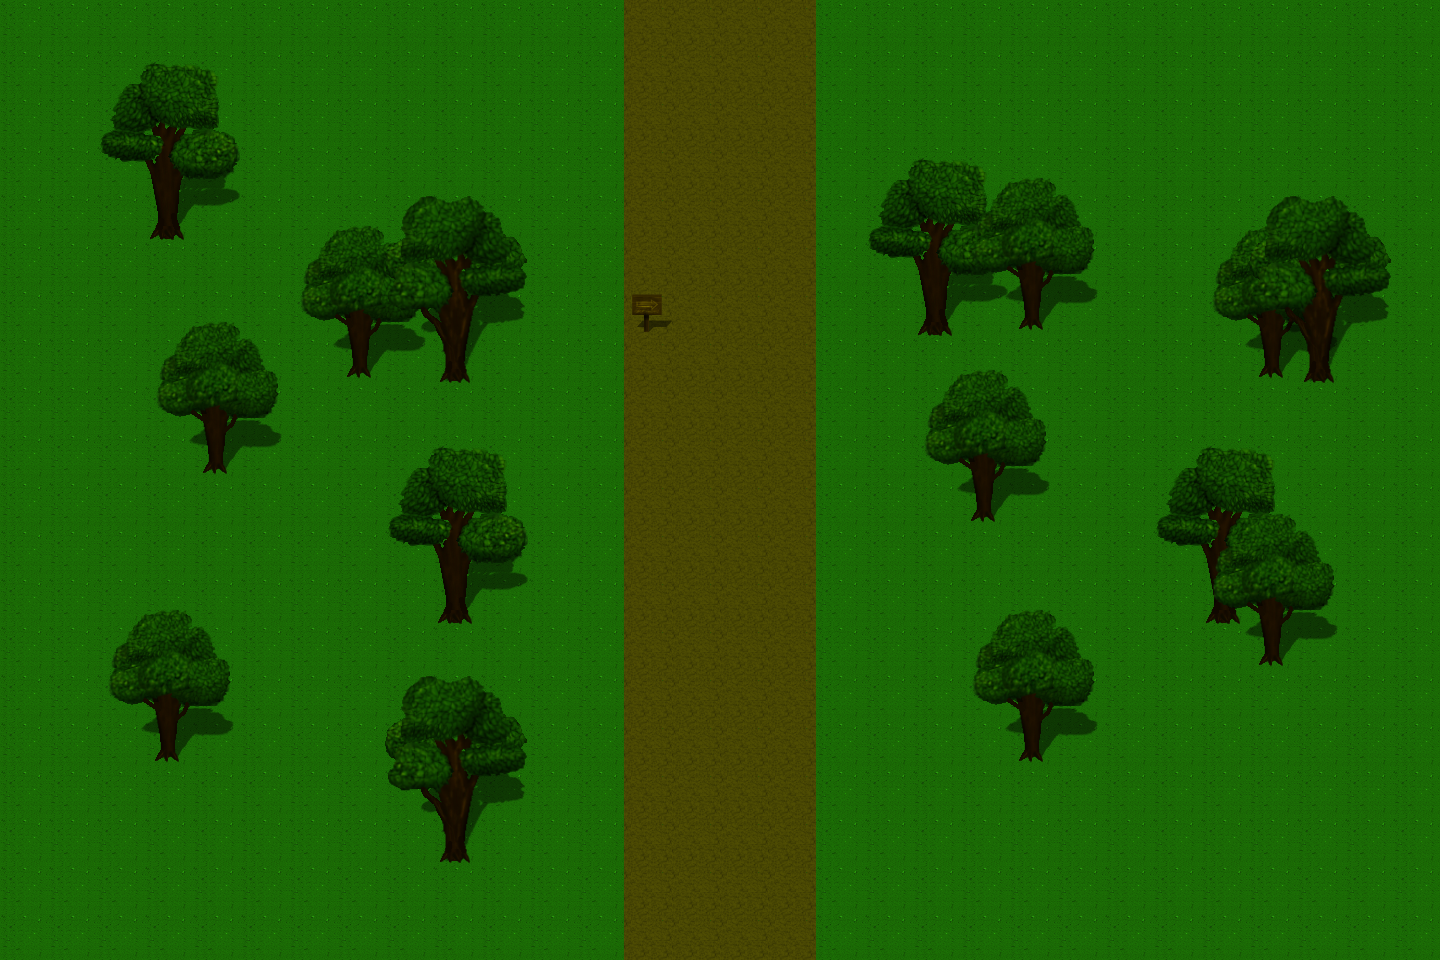

A 2D game scene composited from a Tiled map and its tileset images. What follows is a short description and the map's XML, with every tile layer's data as written:
An orthogonal 30x20 tile map with 48x48 px tiles, 3 tile layers (Background, Object, Object2), 2 tilesets and 5 objects.

<map version="1.10" tiledversion="1.10.2" orientation="orthogonal" renderorder="right-down" width="30" height="20" tilewidth="48" tileheight="48" infinite="0" nextlayerid="7" nextobjectid="29">
 <tileset firstgid="1" source="Tileset A.tsx" />
 <tileset firstgid="129" source="Tileset B.tsx" />
 <layer id="1" name="Background" width="30" height="20">
  <properties>
   <property name="unity:sortingOrder" value="0" />
  </properties>
  <data encoding="csv">
1,1,1,1,1,1,1,1,1,1,1,1,1,4,4,4,4,1,1,1,1,1,1,1,1,1,1,1,1,1,
1,1,1,1,1,1,1,1,1,1,1,1,1,4,4,4,4,1,1,1,1,1,1,1,1,1,1,1,1,1,
1,1,1,1,1,1,1,1,1,1,1,1,1,4,4,4,4,1,1,1,1,1,1,1,1,1,1,1,1,1,
1,1,1,1,1,1,1,1,1,1,1,1,1,4,4,4,4,1,1,1,1,1,1,1,1,1,1,1,1,1,
1,1,1,1,1,1,1,1,1,1,1,1,1,4,4,4,4,1,1,1,1,1,1,1,1,1,1,1,1,1,
1,1,1,1,1,1,1,1,1,1,1,1,1,4,4,4,4,1,1,1,1,1,1,1,1,1,1,1,1,1,
1,1,1,1,1,1,1,1,1,1,1,1,1,4,4,4,4,1,1,1,1,1,1,1,1,1,1,1,1,1,
1,1,1,1,1,1,1,1,1,1,1,1,1,4,4,4,4,1,1,1,1,1,1,1,1,1,1,1,1,1,
1,1,1,1,1,1,1,1,1,1,1,1,1,4,4,4,4,1,1,1,1,1,1,1,1,1,1,1,1,1,
1,1,1,1,1,1,1,1,1,1,1,1,1,4,4,4,4,1,1,1,1,1,1,1,1,1,1,1,1,1,
1,1,1,1,1,1,1,1,1,1,1,1,1,4,4,4,4,1,1,1,1,1,1,1,1,1,1,1,1,1,
1,1,1,1,1,1,1,1,1,1,1,1,1,4,4,4,4,1,1,1,1,1,1,1,1,1,1,1,1,1,
1,1,1,1,1,1,1,1,1,1,1,1,1,4,4,4,4,1,1,1,1,1,1,1,1,1,1,1,1,1,
1,1,1,1,1,1,1,1,1,1,1,1,1,4,4,4,4,1,1,1,1,1,1,1,1,1,1,1,1,1,
1,1,1,1,1,1,1,1,1,1,1,1,1,4,4,4,4,1,1,1,1,1,1,1,1,1,1,1,1,1,
1,1,1,1,1,1,1,1,1,1,1,1,1,4,4,4,4,1,1,1,1,1,1,1,1,1,1,1,1,1,
1,1,1,1,1,1,1,1,1,1,1,1,1,4,4,4,4,1,1,1,1,1,1,1,1,1,1,1,1,1,
1,1,1,1,1,1,1,1,1,1,1,1,1,4,4,4,4,1,1,1,1,1,1,1,1,1,1,1,1,1,
1,1,1,1,1,1,1,1,1,1,1,1,1,4,4,4,4,1,1,1,1,1,1,1,1,1,1,1,1,1,
1,1,1,1,1,1,1,1,1,1,1,1,1,4,4,4,4,1,1,1,1,1,1,1,1,1,1,1,1,1
</data>
 </layer>
 <layer id="2" name="Object" width="30" height="20">
  <properties>
   <property name="unity:sortingOrder" value="1" />
  </properties>
  <data encoding="csv">
0,0,0,0,0,0,0,0,0,0,0,0,0,0,0,0,0,0,0,0,0,0,0,0,0,0,0,0,0,0,
0,0,129,130,131,0,0,0,0,0,0,0,0,0,0,0,0,0,0,0,0,0,0,0,0,0,0,0,0,0,
0,0,145,146,147,0,0,0,0,0,0,0,0,0,0,0,0,0,0,0,0,0,0,0,0,0,0,0,0,0,
0,0,161,162,163,0,0,0,0,0,0,0,0,0,0,0,0,0,129,130,131,0,0,0,0,0,0,0,0,0,
0,0,177,178,179,0,132,133,134,0,0,0,0,0,0,0,0,0,145,146,147,0,0,0,0,132,133,134,0,0,
0,0,0,0,0,0,148,149,150,0,0,0,0,0,0,0,0,0,161,162,163,0,0,0,0,148,149,150,0,0,
0,0,0,0,0,0,164,165,166,0,0,0,0,153,0,0,0,0,177,178,179,0,0,0,0,164,165,166,0,0,
0,0,0,0,0,0,180,181,182,0,0,0,0,0,0,0,0,0,0,0,0,0,0,0,0,180,181,182,0,0,
0,0,0,0,0,0,0,0,0,0,0,0,0,0,0,0,0,0,0,0,0,0,0,0,0,0,0,0,0,0,
0,0,0,0,0,0,0,0,129,130,131,0,0,0,0,0,0,0,0,0,0,0,0,0,129,130,131,0,0,0,
0,0,0,0,0,0,0,0,145,146,147,0,0,0,0,0,0,0,0,0,0,0,0,0,145,146,147,0,0,0,
0,0,0,0,0,0,0,0,161,162,163,0,0,0,0,0,0,0,0,0,0,0,0,0,161,162,163,0,0,0,
0,0,132,133,134,0,0,0,177,178,179,0,0,0,0,0,0,0,0,0,132,133,134,0,177,178,179,0,0,0,
0,0,148,149,150,0,0,0,0,0,0,0,0,0,0,0,0,0,0,0,148,149,150,0,0,0,0,0,0,0,
0,0,164,165,166,0,0,0,0,0,0,0,0,0,0,0,0,0,0,0,164,165,166,0,0,0,0,0,0,0,
0,0,180,181,182,0,0,0,0,0,0,0,0,0,0,0,0,0,0,0,180,181,182,0,0,0,0,0,0,0,
0,0,0,0,0,0,0,0,0,0,0,0,0,0,0,0,0,0,0,0,0,0,0,0,0,0,0,0,0,0,
0,0,0,0,0,0,0,0,0,0,0,0,0,0,0,0,0,0,0,0,0,0,0,0,0,0,0,0,0,0,
0,0,0,0,0,0,0,0,0,0,0,0,0,0,0,0,0,0,0,0,0,0,0,0,0,0,0,0,0,0,
0,0,0,0,0,0,0,0,0,0,0,0,0,0,0,0,0,0,0,0,0,0,0,0,0,0,0,0,0,0
</data>
 </layer>
 <layer id="3" name="Object2" width="30" height="20">
  <properties>
   <property name="unity:sortingOrder" value="1" />
  </properties>
  <data encoding="csv">
0,0,0,0,0,0,0,0,0,0,0,0,0,0,0,0,0,0,0,0,0,0,0,0,0,0,0,0,0,0,
0,0,0,0,0,0,0,0,0,0,0,0,0,0,0,0,0,0,0,0,0,0,0,0,0,0,0,0,0,0,
0,0,0,0,0,0,0,0,0,0,0,0,0,0,0,0,0,0,0,0,0,0,0,0,0,0,0,0,0,0,
0,0,0,0,0,0,0,0,0,0,0,0,0,0,0,0,0,0,0,0,132,133,134,0,0,0,0,0,0,0,
0,0,0,0,0,0,0,0,193,194,195,0,0,0,0,0,0,0,0,0,148,149,150,0,0,0,193,194,195,0,
0,0,0,0,0,0,0,0,209,210,211,0,0,0,0,0,0,0,0,0,164,165,166,0,0,0,209,210,211,0,
0,0,0,132,133,134,0,0,225,226,227,0,0,0,0,0,0,0,0,0,180,181,182,0,0,0,225,226,227,0,
0,0,0,148,149,150,0,0,241,242,243,0,0,0,0,0,0,0,0,132,133,134,0,0,0,0,241,242,243,0,
0,0,0,164,165,166,0,0,0,0,0,0,0,0,0,0,0,0,0,148,149,150,0,0,0,0,0,0,0,0,
0,0,0,180,181,182,0,0,0,0,0,0,0,0,0,0,0,0,0,164,165,166,0,0,0,0,0,0,0,0,
0,0,0,0,0,0,0,0,0,0,0,0,0,0,0,0,0,0,0,180,181,182,0,0,0,132,133,134,0,0,
0,0,0,0,0,0,0,0,0,0,0,0,0,0,0,0,0,0,0,0,0,0,0,0,0,148,149,150,0,0,
0,0,0,0,0,0,0,0,0,0,0,0,0,0,0,0,0,0,0,0,0,0,0,0,0,164,165,166,0,0,
0,0,0,0,0,0,0,0,0,0,0,0,0,0,0,0,0,0,0,0,0,0,0,0,0,180,181,182,0,0,
0,0,0,0,0,0,0,0,193,194,195,0,0,0,0,0,0,0,0,0,0,0,0,0,0,0,0,0,0,0,
0,0,0,0,0,0,0,0,209,210,211,0,0,0,0,0,0,0,0,0,0,0,0,0,0,0,0,0,0,0,
0,0,0,0,0,0,0,0,225,226,227,0,0,0,0,0,0,0,0,0,0,0,0,0,0,0,0,0,0,0,
0,0,0,0,0,0,0,0,241,242,243,0,0,0,0,0,0,0,0,0,0,0,0,0,0,0,0,0,0,0,
0,0,0,0,0,0,0,0,0,0,0,0,0,0,0,0,0,0,0,0,0,0,0,0,0,0,0,0,0,0,
0,0,0,0,0,0,0,0,0,0,0,0,0,0,0,0,0,0,0,0,0,0,0,0,0,0,0,0,0,0
</data>
 </layer>
 <objectgroup id="4" name="Object Layer 1">
  <properties>
   <property name="unity:layer" value="NoPassing" />
  </properties>
  <object id="17" x="530" y="-144" width="382" height="145" />
  <object id="19" x="532" y="0" width="92" height="960" />
  <object id="21" x="816" y="2" width="94" height="958" />
  <object id="22" x="530" y="958" width="382" height="146" />
  <object id="24" x="622.667" y="289.333" width="49.3333" height="46.6667" />
 </objectgroup>
</map>
